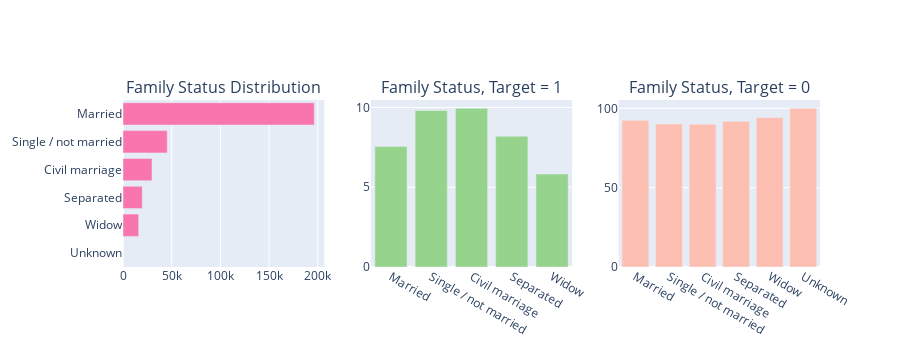

The notebook cell saved with this chart:
### Markdown cell above
> In loan application data, women have applied for the majority of loans, which are almost twice as many as men. In total, there were around 202,448 loan applications submitted by women compared to around 105,059 applications submitted by men. However, a larger percentage (about 10% of the total) of men had problems paying off loans or making repayments on time compared to women's applications (about 7%).

### 2.4 Family Status of Applicants </a>

### Code cell
tr0 = bar_hor(app_train, "NAME_FAMILY_STATUS", "Distribution of CODE_GENDER Variable" ,"#f975ae", w=700, lm=100, return_trace= True)
tr1, tr2 = gp('NAME_FAMILY_STATUS', 'Distribution of Target with Applicant Gender')

fig = tools.make_subplots(rows=1, cols=3, print_grid=False, subplot_titles = ["Family Status Distribution" , "Family Status, Target = 1" ,"Family Status, Target = 0"])
fig.append_trace(tr0, 1, 1);
fig.append_trace(tr1, 1, 2);
fig.append_trace(tr2, 1, 3);
fig['layout'].update(height=350, showlegend=False, margin=dict(l=120));
iplot(fig);

### Figure 1 — Plotly figure (JSON) as saved in the notebook; plotly's stock layout.template omitted (floating-point values rounded to 4 significant figures)
{"data": [{"marker": {"color": "#f975ae"}, "orientation": "h", "type": "bar", "x": [2, 16088, 19770, 29775, 45444, 196432], "xaxis": "x", "y": ["Unknown", "Widow", "Separated", "Civil marriage", "Single / not married", "Married"], "yaxis": "y"}, {"marker": {"color": "#96D38C"}, "name": "Target : 1", "type": "bar", "x": ["Married", "Single / not married", "Civil marriage", "Separated", "Widow"], "xaxis": "x2", "y": [7.56, 9.808, 9.945, 8.194, 5.824], "yaxis": "y2"}, {"marker": {"color": "#FEBFB3"}, "name": "Target : 0", "type": "bar", "x": ["Married", "Single / not married", "Civil marriage", "Separated", "Widow", "Unknown"], "xaxis": "x3", "y": [92.44, 90.19, 90.06, 91.81, 94.18, 100], "yaxis": "y3"}], "layout": {"annotations": [{"font": {"size": 16}, "showarrow": false, "text": "Family Status Distribution", "x": 0.1444, "xanchor": "center", "xref": "paper", "y": 1, "yanchor": "bottom", "yref": "paper"}, {"font": {"size": 16}, "showarrow": false, "text": "Family Status, Target = 1", "x": 0.5, "xanchor": "center", "xref": "paper", "y": 1, "yanchor": "bottom", "yref": "paper"}, {"font": {"size": 16}, "showarrow": false, "text": "Family Status, Target = 0", "x": 0.8556, "xanchor": "center", "xref": "paper", "y": 1, "yanchor": "bottom", "yref": "paper"}], "height": 350, "margin": {"l": 120}, "showlegend": false, "xaxis": {"anchor": "y", "domain": [0, 0.2889]}, "xaxis2": {"anchor": "y2", "domain": [0.3556, 0.6444]}, "xaxis3": {"anchor": "y3", "domain": [0.7111, 1]}, "yaxis": {"anchor": "x", "domain": [0, 1]}, "yaxis2": {"anchor": "x2", "domain": [0, 1]}, "yaxis3": {"anchor": "x3", "domain": [0, 1]}}}
